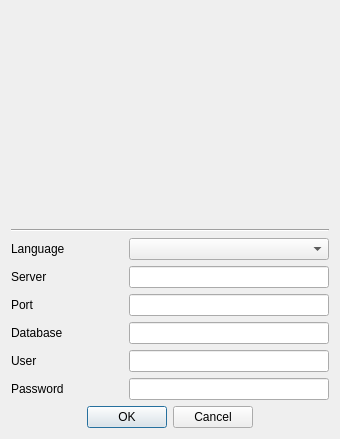
<?xml version="1.0" encoding="UTF-8"?>
<ui version="4.0">
 <class>frmAccess</class>
 <widget class="QDialog" name="frmAccess">
  <property name="windowModality">
   <enum>Qt::WindowModal</enum>
  </property>
  <property name="geometry">
   <rect>
    <x>0</x>
    <y>0</y>
    <width>340</width>
    <height>439</height>
   </rect>
  </property>
  <property name="sizePolicy">
   <sizepolicy hsizetype="Fixed" vsizetype="Fixed">
    <horstretch>0</horstretch>
    <verstretch>0</verstretch>
   </sizepolicy>
  </property>
  <property name="windowIcon">
   <iconset>
    <normaloff>:/images/kmplot.jpg</normaloff>:/images/kmplot.jpg</iconset>
  </property>
  <property name="modal">
   <bool>true</bool>
  </property>
  <layout class="QHBoxLayout" name="horizontalLayout_8">
   <item>
    <layout class="QVBoxLayout" name="verticalLayout">
     <item>
      <layout class="QHBoxLayout" name="horizontalLayout_2">
       <item>
        <spacer name="horizontalSpacer_2">
         <property name="orientation">
          <enum>Qt::Horizontal</enum>
         </property>
         <property name="sizeHint" stdset="0">
          <size>
           <width>40</width>
           <height>20</height>
          </size>
         </property>
        </spacer>
       </item>
       <item>
        <widget class="QLabel" name="lblPixmap">
         <property name="sizePolicy">
          <sizepolicy hsizetype="Fixed" vsizetype="Fixed">
           <horstretch>0</horstretch>
           <verstretch>0</verstretch>
          </sizepolicy>
         </property>
         <property name="minimumSize">
          <size>
           <width>80</width>
           <height>80</height>
          </size>
         </property>
         <property name="maximumSize">
          <size>
           <width>80</width>
           <height>80</height>
          </size>
         </property>
         <property name="text">
          <string/>
         </property>
         <property name="pixmap">
          <pixmap resource="../images/caloriestracker.qrc">:/caloriestracker/keki.png</pixmap>
         </property>
         <property name="scaledContents">
          <bool>true</bool>
         </property>
         <property name="alignment">
          <set>Qt::AlignCenter</set>
         </property>
        </widget>
       </item>
       <item>
        <spacer name="horizontalSpacer">
         <property name="orientation">
          <enum>Qt::Horizontal</enum>
         </property>
         <property name="sizeHint" stdset="0">
          <size>
           <width>40</width>
           <height>20</height>
          </size>
         </property>
        </spacer>
       </item>
      </layout>
     </item>
     <item>
      <widget class="QLabel" name="lbl">
       <property name="font">
        <font>
         <weight>75</weight>
         <bold>true</bold>
        </font>
       </property>
       <property name="text">
        <string/>
       </property>
       <property name="alignment">
        <set>Qt::AlignCenter</set>
       </property>
      </widget>
     </item>
     <item>
      <widget class="Line" name="line">
       <property name="orientation">
        <enum>Qt::Horizontal</enum>
       </property>
      </widget>
     </item>
     <item>
      <layout class="QHBoxLayout" name="horizontalLayout">
       <item>
        <widget class="QLabel" name="lblLanguage">
         <property name="text">
          <string>Language</string>
         </property>
        </widget>
       </item>
       <item>
        <widget class="QComboBox" name="cmbLanguages">
         <property name="sizePolicy">
          <sizepolicy hsizetype="Expanding" vsizetype="Fixed">
           <horstretch>0</horstretch>
           <verstretch>0</verstretch>
          </sizepolicy>
         </property>
         <property name="maximumSize">
          <size>
           <width>200</width>
           <height>16777215</height>
          </size>
         </property>
         <property name="focusPolicy">
          <enum>Qt::NoFocus</enum>
         </property>
        </widget>
       </item>
      </layout>
     </item>
     <item>
      <layout class="QHBoxLayout" name="horizontalLayout_3">
       <item>
        <widget class="QLabel" name="lblServer">
         <property name="text">
          <string>Server</string>
         </property>
        </widget>
       </item>
       <item>
        <widget class="QLineEdit" name="txtServer">
         <property name="maximumSize">
          <size>
           <width>200</width>
           <height>16777215</height>
          </size>
         </property>
         <property name="inputMethodHints">
          <set>Qt::ImhNone</set>
         </property>
         <property name="text">
          <string/>
         </property>
         <property name="echoMode">
          <enum>QLineEdit::Normal</enum>
         </property>
        </widget>
       </item>
      </layout>
     </item>
     <item>
      <layout class="QHBoxLayout" name="horizontalLayout_4">
       <item>
        <widget class="QLabel" name="lblPort">
         <property name="text">
          <string>Port</string>
         </property>
        </widget>
       </item>
       <item>
        <widget class="QLineEdit" name="txtPort">
         <property name="maximumSize">
          <size>
           <width>200</width>
           <height>16777215</height>
          </size>
         </property>
         <property name="text">
          <string/>
         </property>
        </widget>
       </item>
      </layout>
     </item>
     <item>
      <layout class="QHBoxLayout" name="horizontalLayout_5">
       <item>
        <widget class="QLabel" name="lblDatabase">
         <property name="text">
          <string>Database</string>
         </property>
        </widget>
       </item>
       <item>
        <widget class="QLineEdit" name="txtDB">
         <property name="maximumSize">
          <size>
           <width>200</width>
           <height>16777215</height>
          </size>
         </property>
        </widget>
       </item>
      </layout>
     </item>
     <item>
      <layout class="QHBoxLayout" name="horizontalLayout_6">
       <item>
        <widget class="QLabel" name="lblUser">
         <property name="text">
          <string>User</string>
         </property>
        </widget>
       </item>
       <item>
        <widget class="QLineEdit" name="txtUser">
         <property name="maximumSize">
          <size>
           <width>200</width>
           <height>16777215</height>
          </size>
         </property>
        </widget>
       </item>
      </layout>
     </item>
     <item>
      <layout class="QHBoxLayout" name="horizontalLayout_7">
       <item>
        <widget class="QLabel" name="lblPass">
         <property name="text">
          <string>Password</string>
         </property>
        </widget>
       </item>
       <item>
        <widget class="QLineEdit" name="txtPass">
         <property name="sizePolicy">
          <sizepolicy hsizetype="Expanding" vsizetype="Fixed">
           <horstretch>0</horstretch>
           <verstretch>0</verstretch>
          </sizepolicy>
         </property>
         <property name="maximumSize">
          <size>
           <width>200</width>
           <height>16777215</height>
          </size>
         </property>
         <property name="inputMethodHints">
          <set>Qt::ImhHiddenText|Qt::ImhNoAutoUppercase|Qt::ImhNoPredictiveText|Qt::ImhSensitiveData</set>
         </property>
         <property name="echoMode">
          <enum>QLineEdit::Password</enum>
         </property>
        </widget>
       </item>
      </layout>
     </item>
     <item>
      <widget class="QDialogButtonBox" name="cmdYN">
       <property name="sizePolicy">
        <sizepolicy hsizetype="Expanding" vsizetype="Fixed">
         <horstretch>0</horstretch>
         <verstretch>0</verstretch>
        </sizepolicy>
       </property>
       <property name="locale">
        <locale language="English" country="UnitedKingdom"/>
       </property>
       <property name="standardButtons">
        <set>QDialogButtonBox::Cancel|QDialogButtonBox::Ok</set>
       </property>
       <property name="centerButtons">
        <bool>true</bool>
       </property>
      </widget>
     </item>
    </layout>
   </item>
  </layout>
 </widget>
 <tabstops>
  <tabstop>txtPass</tabstop>
  <tabstop>cmdYN</tabstop>
  <tabstop>txtServer</tabstop>
  <tabstop>txtPort</tabstop>
  <tabstop>txtDB</tabstop>
  <tabstop>txtUser</tabstop>
 </tabstops>
 <resources>
  <include location="../images/caloriestracker.qrc"/>
  <include location="../images/xulpymoney.qrc"/>
 </resources>
 <connections/>
</ui>
